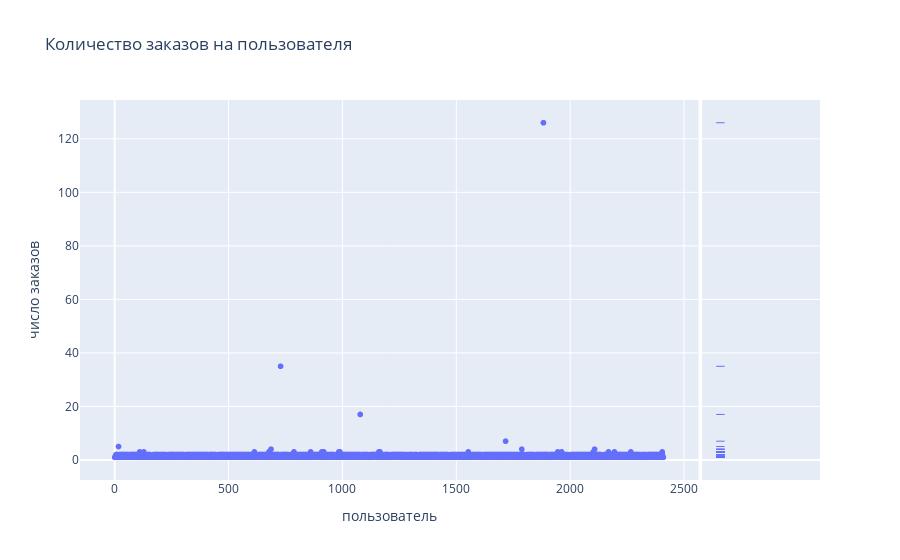

The notebook cell this image was saved under:
### Code cell
fig = px.scatter(count_product_on_customer,
                 y='orders',
                 marginal_y='rug',
                 labels={'orders': 'число заказов',
                         'index': 'пользователь'},
                 title='Количество заказов на пользователя')
iplot(fig)

### Figure 1 — Plotly figure (JSON) as saved in the notebook; plotly's stock layout.template omitted (floating-point values rounded to 4 significant figures; data arrays with more than 128 entries replaced by an {"elided": "..."} marker saying what was removed)
{"data": [{"hovertemplate": "пользователь=%{x}<br>число заказов=%{y}<extra></extra>", "legendgroup": "", "marker": {"color": "#636efa", "symbol": "circle"}, "mode": "markers", "name": "", "showlegend": false, "type": "scattergl", "x": {"elided": "2412 int values"}, "xaxis": "x", "y": {"elided": "2412 int values"}, "yaxis": "y"}, {"alignmentgroup": "True", "boxpoints": "all", "fillcolor": "rgba(255,255,255,0)", "hoveron": "points", "hovertemplate": "число заказов=%{y}<extra></extra>", "jitter": 0, "legendgroup": "", "line": {"color": "rgba(255,255,255,0)"}, "marker": {"color": "#636efa", "symbol": "line-ew-open"}, "name": "", "offsetgroup": "", "showlegend": false, "type": "box", "xaxis": "x2", "y": {"elided": "2412 int values"}, "yaxis": "y2"}], "layout": {"legend": {"tracegroupgap": 0}, "title": {"text": "Количество заказов на пользователя"}, "xaxis": {"anchor": "y", "domain": [0, 0.8358], "title": {"text": "пользователь"}}, "xaxis2": {"anchor": "y2", "domain": [0.8408, 1], "matches": "x2", "showgrid": false, "showline": false, "showticklabels": false, "ticks": ""}, "yaxis": {"anchor": "x", "domain": [0, 1], "title": {"text": "число заказов"}}, "yaxis2": {"anchor": "x2", "domain": [0, 1], "matches": "y", "showgrid": true, "showticklabels": false}}}
